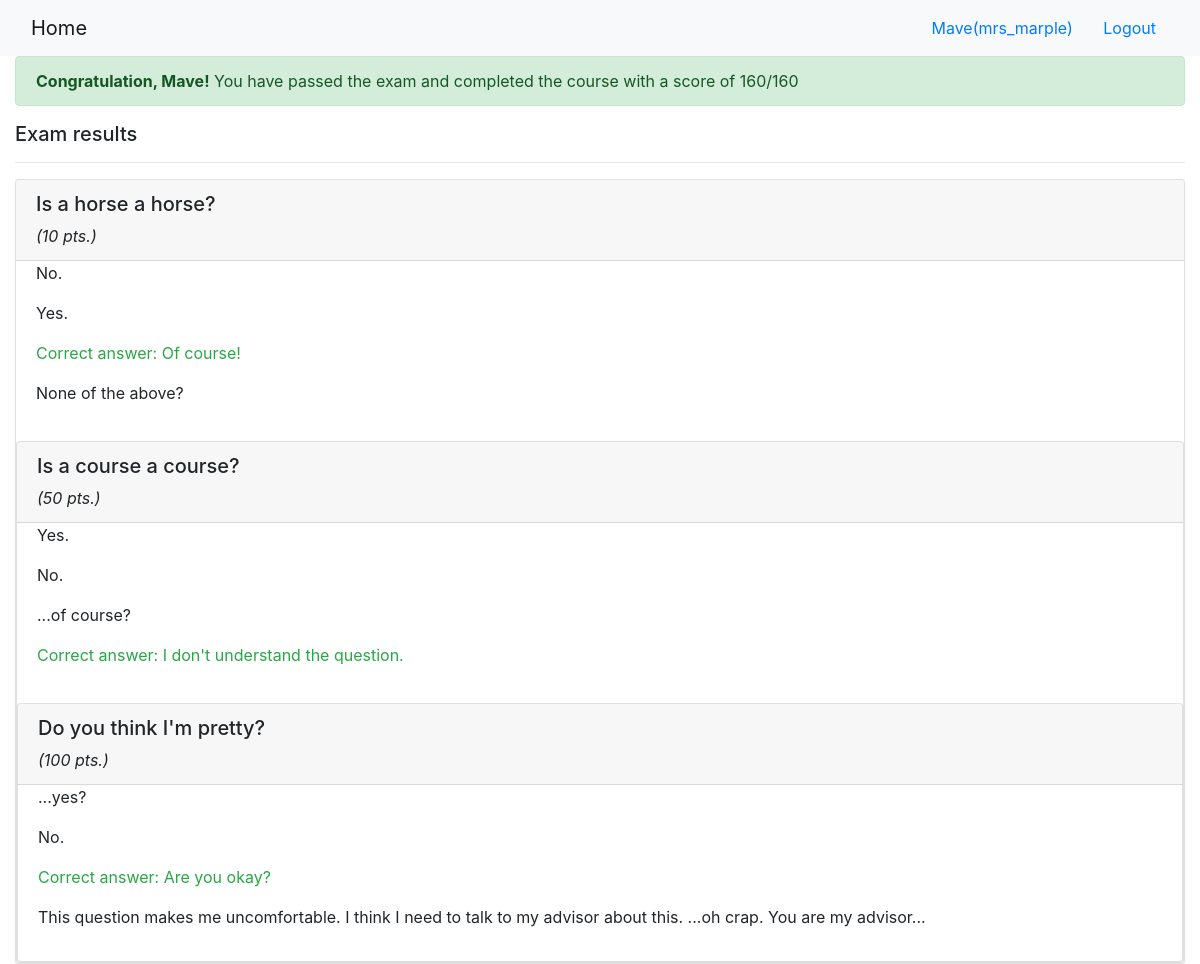
The app's page /onlinecourse/1/submission/1/result/ (signed in) with its own data.
### onlinecourse/models.py (models this page shows, shortened)
class Question(models.Model):
    lesson_id = models.ForeignKey(Course, on_delete=models.CASCADE)
    question_text = models.TextField()
    grade = models.IntegerField()

class Choice(models.Model):
    question_id = models.ForeignKey(Question, on_delete=models.CASCADE)
    choice_text = models.TextField()
    is_correct = models.BooleanField()

### onlinecourse/views.py (the view)
# urls.py: path('<int:course_id>/submission/<int:submission_id>/result/', views.show_exam_result, name="show_exam_results")
def show_exam_result(request, course_id, submission_id):
    course = get_object_or_404(Course, pk=course_id)
    submission = get_object_or_404(Submission, pk=submission_id)
    choices = submission.chocies.all()
    grade1 = 0
    grade2 = 0
    for choice in choices:
        question = choice.question_id
        grade2 += question.grade
        if choice.is_correct:
            grade1 += question.grade
    score = grade1 / grade2
    context = {}
    context['course'] = course
    context['choices'] = choices
    context['grade1'] = grade1
    context['grade2'] = grade2
    context['score'] = score
    return render(request, 'onlinecourse/exam_result_bootstrap.html', context)

### onlinecourse/templates/onlinecourse/exam_result_bootstrap.html (shortened to what this page needs)
<!DOCTYPE html>
<html lang="en">
<head>
    {% load static %}
    <link rel="stylesheet" href="https://maxcdn.bootstrapcdn.com/bootstrap/4.5.2/css/bootstrap.min.css">
</head>
<body>
 <nav class="navbar navbar-light bg-light">
    <div class="container-fluid">
        <div class="navbar-header">
              <a class="navbar-brand" href="{% url 'onlinecourse:index' %}">Home</a>
        </div>
        <ul class="nav navbar-nav navbar-right">
            {% if user.is_authenticated %}
            <li>
                <a class="btn btn-link" href="#">{{ user.first_name }}({{ user.username }})</a>
                <a class="btn btn-link" href="{% url 'onlinecourse:logout' %}">Logout</a>
            </li>
            {% endif %}
        </ul>
    </div>
</nav>
<div class="container-fluid">
    {% if score > 0.8 %}
    <div class="alert alert-success">
       <b>Congratulation, {{user.first_name}}!</b> You have passed the exam and completed the course with a score of {{grade1}}/{{grade2}}
    </div>
    {% else %}
    <div class="alert alert-danger">
        Sorry, {{user.first_name}}! <b>You have FAILED</b> the exam with a score of {{grade1}}/{{grade2}}
    </div>
    <a class="btn btn-link text-danger" href="{% url 'onlinecourse:course_details' course.id %}">Re-test</a>
    {% endif %}
    <div class="card-columns-vertical mt-1">
        <h5 class="">Exam results</h5>
        <hr>
        {% for question in course.question_set.all %}
        <div class="card mt-1">
            <div class="card-header"><h5>{{ question.question_text }}</h5><i>({{question.grade}} pts.)</i></div>
            <div class="form-group">
                <div class="form-check">
                    <label class="form-check-label">
                        {% for choice in question.choice_set.all %}
                            {% if choice in choices and choice.is_correct %}
                                <p class="text-success">Correct answer:
                            {% elif choice.is_correct  %}
                                <p class="text-warning"><b>Not selected:</b>
                            {% elif choice in choices %}
                                <p class="text-danger"><b>Wrong answer:</b>
                            {% endif %} {{ choice.choice_text }}</p>
                        {% endfor %}
                    </label>
                </div>
            </div>
        {% endfor %}
        </div>
    </div>
</div>
</body>
</html>

### records on screen
Question: question_text "Is a horse a horse?", grade "10"
Choice: choice_text "No."
Choice: choice_text "Yes."
Choice: shows "Correct answer:", choice_text "Of course!"
Choice: choice_text "None of the above?"
Question: question_text "Is a course a course?", grade "50"
Choice: choice_text "Yes."
Choice: choice_text "No."
Choice: choice_text "...of course?"
Choice: shows "Correct answer:", choice_text "I don't understand the question."
Question: question_text "Do you think I'm pretty?", grade "100"
Choice: choice_text "...yes?"
Choice: choice_text "No."
Choice: shows "Correct answer:", choice_text "Are you okay?"
Choice: choice_text "This question makes me uncomfortable. I think I need to talk to my advisor about this. ...oh crap. You are my advisor..."

### other values on screen
{{ user.first_name }} "Mave"
{{ user.username }} "mrs_marple"
{{ grade1 }} "160"
{{ grade2 }} "160"
